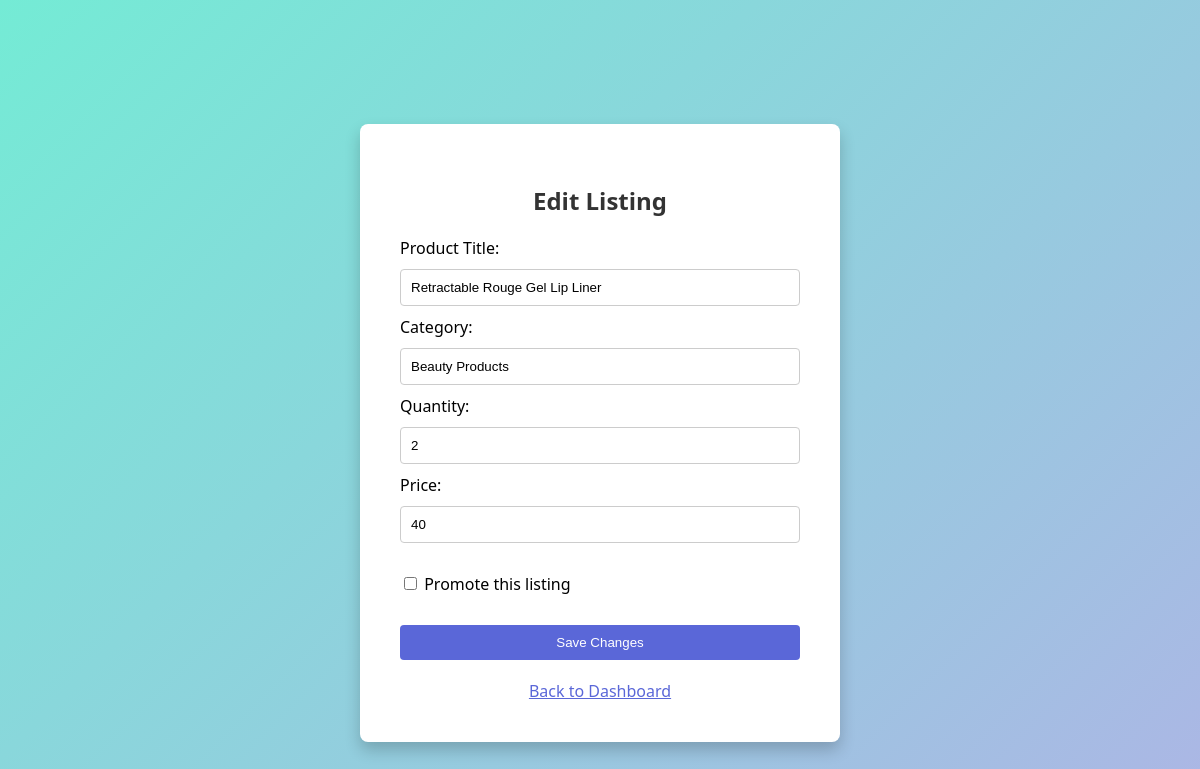
Screenshot of /edit_listing/2 with the database file from the repository.
### tables this page shows
CREATE TABLE Listings
(
    seller_email        text,
    listing_id          integer,
    category            text,
    product_title       text,
    product_name        text,
    product_description text,
    quantity            integer,
    product_price       integer,
    status              integer,
    primary key (listing_id, seller_email),
    foreign key (seller_email) references Sellers(email),
    foreign key (category) references Categories(category_name)
);

### app.py (the view)
@app.route('/edit_listing/<int:listing_id>', methods=['GET', 'POST'])
def edit_listing(listing_id):
    conn = sqlite3.connect(DATABASE)
    cursor = conn.cursor()
    if request.method == 'POST':
        title = request.form['title']
        category = request.form['category']
        quantity = request.form['quantity']
        price = request.form['price']
        promote = request.form.get('promote')
        cursor.execute("""
            UPDATE Listings
            SET product_title = ?, category = ?, quantity = ?, product_price = ?
            WHERE listing_id = ?
        """, (title, category, quantity, price, listing_id))
        if promote == '1':
            cursor.execute("""
                INSERT INTO Categories (parent_category, category_name)
                SELECT 'Root', ?
                WHERE NOT EXISTS (
                    SELECT 1 FROM Categories WHERE parent_category = 'Root' AND category_name = ?
                )
            """, (title + " - Promoted", title + " - Promoted"))
        else:
            cursor.execute("""
                DELETE FROM Categories
                WHERE parent_category = 'Root' AND category_name = ?
            """, (title + " - Promoted",))
        conn.commit()
        conn.close()
        flash('Listing updated successfully.')
        return redirect(url_for('seller_dashboard'))
    else:
        cursor.execute("""
            SELECT product_title, category, quantity, product_price
            FROM Listings
            WHERE listing_id = ?
        """, (listing_id,))
        listing = cursor.fetchone()
        cursor.execute("""
            SELECT parent_category, category_name
            FROM Categories
            WHERE Categories.category_name = ?
        """, (listing[0]+" - Promoted",))
        listing_info = list(listing)
        category_heirarchy = cursor.fetchone()
        if category_heirarchy is not None and category_heirarchy[0] == "Root":
            listing_info.append(True)
        else:
            listing_info.append(False)
        conn.close()
        if listing_info:
            return render_template('edit_listing.html', listing_id=listing_id, listing=listing_info)
        else:
            return "Listing not found.", 404

### templates/edit_listing.html (shortened to what this page needs)
<!DOCTYPE html>
<html>
<head>
</head>
<body>
  <div class="container">
    <h2>Edit Listing</h2>
    <form method="POST">
      <label>Product Title:</label>
      <input type="text" name="title" value="{{ listing[0] }}" required>
      <label>Category:</label>
      <input type="text" name="category" value="{{ listing[1] }}" required>
      <label>Quantity:</label>
      <input type="number" name="quantity" value="{{ listing[2] }}" required>
      <label>Price:</label>
      <input type="number" step="0.01" name="price" value="{{ listing[3] }}" required>
      <div style="margin-top: 20px;">
        <label>
          <input type="checkbox" name="promote" value="1" {% if listing[4] %}checked{% endif %}>
          Promote this listing
        </label>
      </div>
      <button type="submit" style="margin-top: 20px;">Save Changes</button>
    </form>
    <a href="{{ url_for('seller_dashboard') }}" style="display: block; margin-top: 20px;">Back to Dashboard</a>
  </div>
</body>
</html>

### templates/edit_listing.html (style rules this page uses)
body { font-family: 'Segoe UI', Tahoma, Geneva, Verdana, sans-serif; background: linear-gradient(135deg, #74ebd5, #ACB6E5); min-height: 100vh; display: flex; align-items: center; justify-content: center; }
.container { background-color: #fff; border-radius: 8px; padding: 40px; width: 400px; box-shadow: 0 8px 16px rgba(0, 0, 0, 0.2); margin-top: 50px; }
h2 { text-align: center; margin-bottom: 20px; color: #333; }
form { display: flex; flex-direction: column; gap: 10px; }
input, button { padding: 10px; border-radius: 4px; border: 1px solid #ccc; }
button { background-color: #5A67D8; color: white; border: none; cursor: pointer; }
a { display: block; text-align: center; margin-top: 10px; color: #5A67D8; }

### rows the page displays
Listings: title "Retractable Rouge Gel Lip Liner", category "Beauty Products", quantity "2", price "40"
